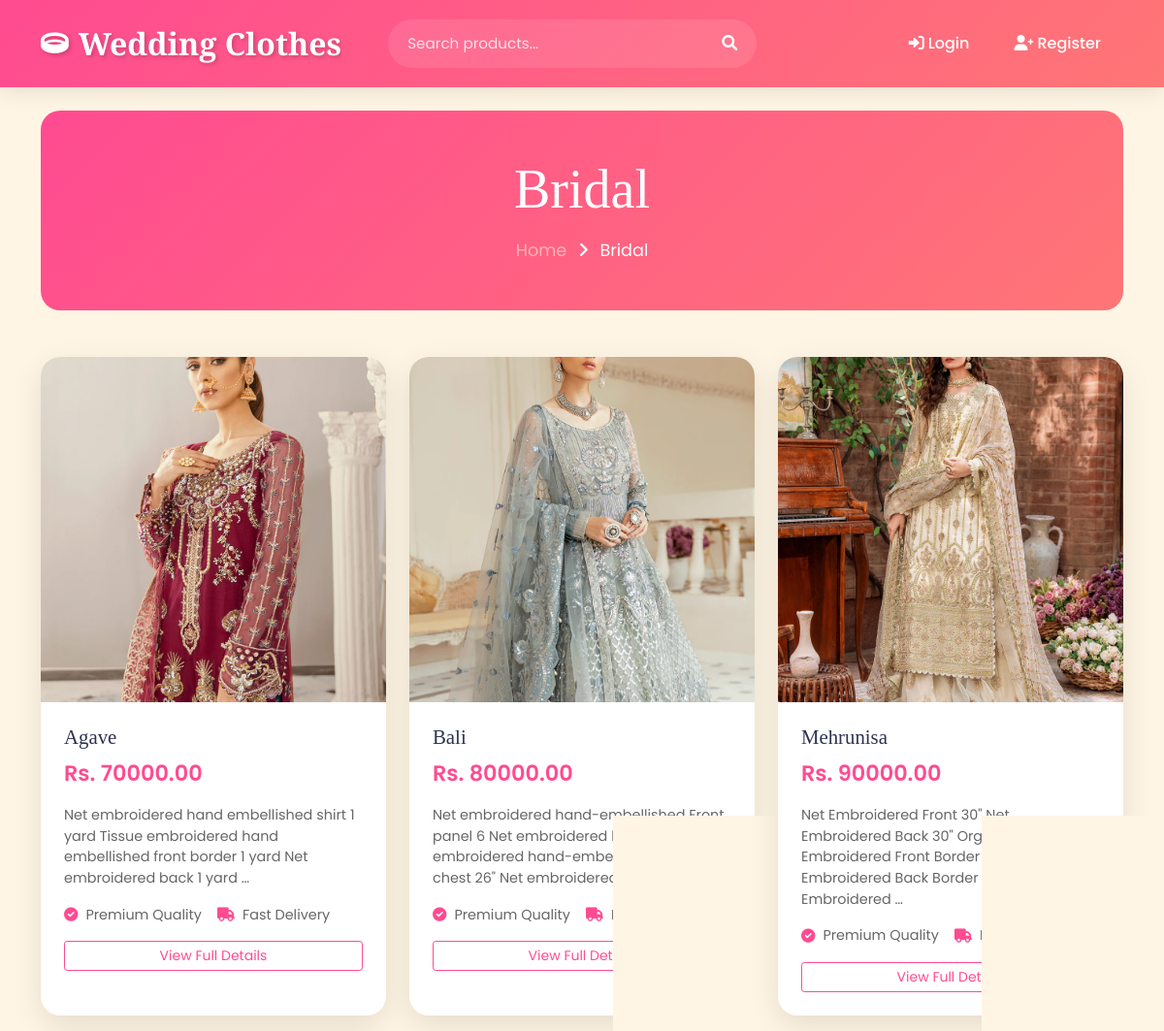
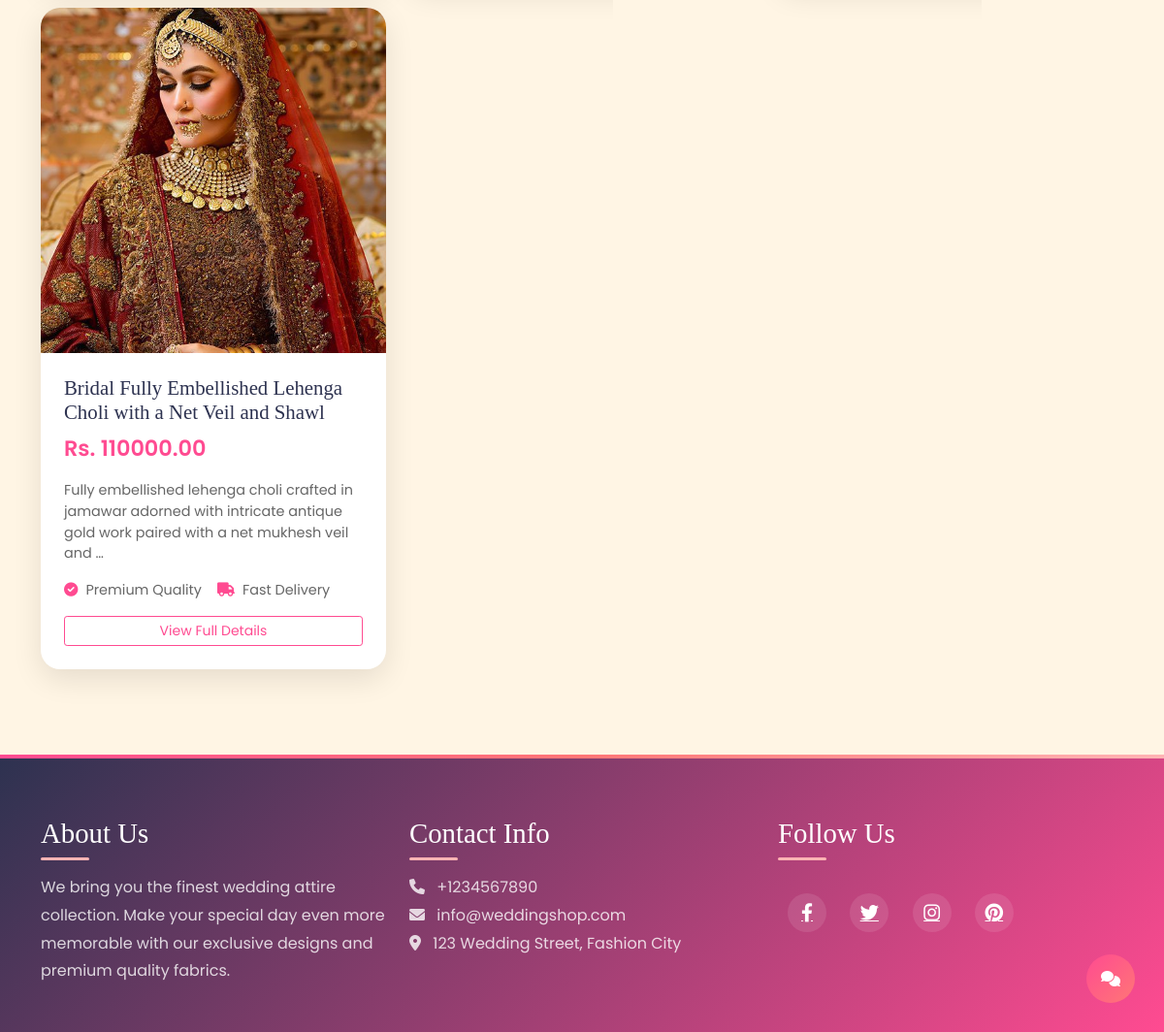
The app's page /category/2/ with its own data (2 pictures, top to bottom).
### shopapp/models.py (models this page shows, shortened)
class Category(models.Model):
    name = models.CharField(max_length=100)
    image = models.ImageField(upload_to='categories/', null=True, blank=True)

class Product(models.Model):
    category = models.ForeignKey(Category, on_delete=models.CASCADE)
    name = models.CharField(max_length=200)
    price = models.DecimalField(max_digits=10, decimal_places=2)
    description = models.TextField()
    image = models.ImageField(upload_to='products/')

### shopapp/views.py (the view)
# urls.py: path('category/<int:category_id>/', views.category_products, name='category_products'),
def category_products(request, category_id):
    category = Category.objects.get(id=category_id)
    products = Product.objects.filter(category=category)
    return render(request, 'shopapp/products.html', {'products': products, 'category': category})

### shopapp/templates/shopapp/products.html (shortened to what this page needs)
{% extends 'shopapp/base.html' %}
{% block content %}
<div class="category-header text-center py-5 mb-5" data-aos="fade-down">
    <h1 class="display-4 mb-3">{{ category.name }}</h1>
    <div class="category-breadcrumb">
        <a href="{% url 'home' %}" class="text-decoration-none">Home</a>
        <i class="fas fa-angle-right mx-2"></i>
        <span>{{ category.name }}</span>
    </div>
</div>
<div class="row">
    {% for product in products %}
    <div class="col-md-4 mb-4" data-aos="fade-up" data-aos-delay="100">
        <div class="product-card">
            <div class="product-image-wrapper">
            </div>
            <div class="product-info">
                <h3 class="product-title">{{ product.name }}</h3>
                <div class="product-price">Rs. {{ product.price }}</div>
                <p class="product-description">{{ product.description|truncatewords:20 }}</p>
                <div class="product-features">
                    <span><i class="fas fa-check-circle me-2"></i>Premium Quality</span>
                    <span><i class="fas fa-truck me-2"></i>Fast Delivery</span>
                </div>
                <div class="text-center mt-3">
                    <a href="{% url 'product_detail' product.id %}" class="btn btn-outline-primary btn-sm w-100">
                        View Full Details
                    </a>
                </div>
            </div>
        </div>
    </div>
    {% endfor %}
</div>
{% endblock %}

### shopapp/templates/shopapp/base.html (style rules this page uses)
:root { --primary-color: #FF4B91; --secondary-color: #FF7676; --accent-color: #FFB4B4; --dark-color: #2D3250; --light-color: #FFF5E4; }
body { font-family: 'Poppins', sans-serif; background-color: var(--light-color); }
h1, h2, h3, h4, h5, h6 { font-family: 'Playfair Display', serif; }

### shopapp/templates/shopapp/products.html (style rules this page uses)
.category-header { background: linear-gradient(135deg, var(--primary-color), var(--secondary-color)); color: white; border-radius: 20px; position: relative; overflow: hidden; }
.category-header:before { content: ''; position: absolute; top: 0; left: 0; right: 0; bottom: 0; background: url('https://source.unsplash.com/1600x900/?wedding,fashion') center/cover; opacity: 0.1; }
.category-breadcrumb { font-size: 1.1rem; }
.category-breadcrumb a { color: var(--accent-color); }
.product-card { background: white; border-radius: 20px; overflow: hidden; box-shadow: 0 10px 30px rgba(0,0,0,0.1); transition: all 0.3s ease; height: 100%; }
.product-image-wrapper { position: relative; overflow: hidden; padding-top: 100%; }
.product-info { padding: 1.5rem; transition: all 0.3s ease; }
.product-title { font-size: 1.3rem; margin-bottom: 0.5rem; color: var(--dark-color); }
.product-price { font-size: 1.4rem; font-weight: 600; color: var(--primary-color); margin-bottom: 1rem; }
.product-description { color: #666; font-size: 0.9rem; margin-bottom: 1rem; }
.product-features { display: flex; flex-wrap: wrap; gap: 1rem; font-size: 0.9rem; color: #666; }
.product-features span { display: flex; align-items: center; }
.product-features i { color: var(--primary-color); }
.product-card { animation: fadeInUp 0.6s ease-out; }
.btn-outline-primary { border-color: var(--primary-color); color: var(--primary-color); }

### records on screen
Category: name "Bridal"
Product: name "Agave", price "70000.00", description "Net embroidered hand embellished shirt 1 yard Tissue embroidered hand embellished front border 1 yard Net embroidered back 1 yard …"
Product: name "Bali", price "80000.00", description "Net embroidered hand-embellished Front panel 6 Net embroidered back panel 6 Net embroidered hand-embellished Front chest 26\" Net embroidered back …"
Product: name "Mehrunisa", price "90000.00", description "Net Embroidered Front 30\" Net Embroidered Back 30\" Organza Embroidered Front Border 30\" Organza Embroidered Back Border 30\" Net Embroidered …"
Product: name "Bridal Fully Embellished Lehenga Choli with a Net Veil and Shawl", price "110000.00", description "Fully embellished lehenga choli crafted in jamawar adorned with intricate antique gold work paired with a net mukhesh veil and …"
